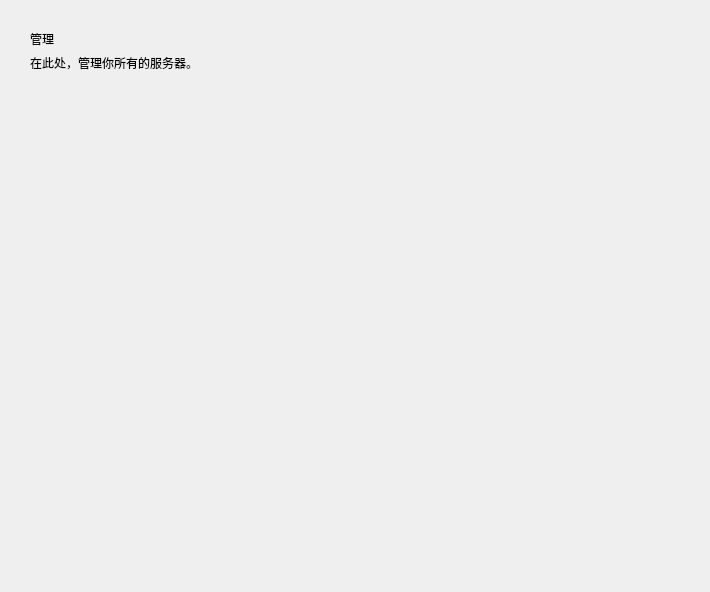
<?xml version="1.0" encoding="UTF-8"?>
<!-- Copyright 2024, MCSL Team, mailto:services@mcsl.com.cn

     Part of "MCSL2", a simple and multifunctional Minecraft server launcher.

     Licensed under the GNU General Public License, Version 3.0, with our
     additional agreements. (the "License");
     you may not use this file except in compliance with the License.
     You may obtain a copy of the License at

        https://github.com/MCSLTeam/MCSL2/raw/master/LICENSE -->


<ui version="4.0">
 <class>ManagerInterface</class>
 <widget class="QFrame" name="ManagerInterface">
  <property name="geometry">
   <rect>
    <x>0</x>
    <y>0</y>
    <width>710</width>
    <height>592</height>
   </rect>
  </property>
  <property name="sizePolicy">
   <sizepolicy hsizetype="Expanding" vsizetype="Expanding">
    <horstretch>0</horstretch>
    <verstretch>0</verstretch>
   </sizepolicy>
  </property>
  <property name="windowTitle">
   <string/>
  </property>
  <layout class="QGridLayout" name="gridLayout">
   <item row="0" column="2">
    <spacer name="topSpacer">
     <property name="orientation">
      <enum>Qt::Vertical</enum>
     </property>
     <property name="sizeType">
      <enum>QSizePolicy::Fixed</enum>
     </property>
     <property name="sizeHint" stdset="0">
      <size>
       <width>20</width>
       <height>10</height>
      </size>
     </property>
    </spacer>
   </item>
   <item row="1" column="0">
    <spacer name="leftSpacer">
     <property name="orientation">
      <enum>Qt::Horizontal</enum>
     </property>
     <property name="sizeType">
      <enum>QSizePolicy::Fixed</enum>
     </property>
     <property name="sizeHint" stdset="0">
      <size>
       <width>10</width>
       <height>20</height>
      </size>
     </property>
    </spacer>
   </item>
   <item row="1" column="2" rowspan="2" colspan="2">
    <widget class="QWidget" name="titleLimitWidget" native="true">
     <layout class="QGridLayout" name="gridLayout_2">
      <item row="0" column="0">
       <widget class="TitleLabel" name="titleLabel">
        <property name="sizePolicy">
         <sizepolicy hsizetype="Preferred" vsizetype="Fixed">
          <horstretch>0</horstretch>
          <verstretch>0</verstretch>
         </sizepolicy>
        </property>
        <property name="text">
         <string>管理</string>
        </property>
       </widget>
      </item>
      <item row="1" column="0">
       <widget class="StrongBodyLabel" name="subTitleLabel">
        <property name="sizePolicy">
         <sizepolicy hsizetype="Preferred" vsizetype="Fixed">
          <horstretch>0</horstretch>
          <verstretch>0</verstretch>
         </sizepolicy>
        </property>
        <property name="text">
         <string>在此处，管理你所有的服务器。</string>
        </property>
        <property name="textFormat">
         <enum>Qt::MarkdownText</enum>
        </property>
       </widget>
      </item>
      <item row="3" column="0">
       <widget class="QStackedWidget" name="stackedWidget">
        <property name="currentIndex">
         <number>0</number>
        </property>
        <widget class="QWidget" name="serversPage">
         <layout class="QVBoxLayout" name="verticalLayout_2">
          <item>
           <widget class="SmoothScrollArea" name="serversSmoothScrollArea">
            <property name="frameShape">
             <enum>QFrame::NoFrame</enum>
            </property>
            <property name="frameShadow">
             <enum>QFrame::Plain</enum>
            </property>
            <property name="verticalScrollBarPolicy">
             <enum>Qt::ScrollBarAsNeeded</enum>
            </property>
            <property name="widgetResizable">
             <bool>true</bool>
            </property>
            <widget class="QWidget" name="serversScrollAreaWidgetContents">
             <property name="geometry">
              <rect>
               <x>0</x>
               <y>0</y>
               <width>640</width>
               <height>452</height>
              </rect>
             </property>
             <layout class="QVBoxLayout" name="verticalLayout"/>
            </widget>
           </widget>
          </item>
         </layout>
        </widget>
        <widget class="QWidget" name="editServerPage">
         <layout class="QGridLayout" name="gridLayout_3">
          <item row="1" column="0">
           <widget class="SmoothScrollArea" name="editServerScrollArea">
            <property name="frameShape">
             <enum>QFrame::NoFrame</enum>
            </property>
            <property name="verticalScrollBarPolicy">
             <enum>Qt::ScrollBarAsNeeded</enum>
            </property>
            <property name="horizontalScrollBarPolicy">
             <enum>Qt::ScrollBarAsNeeded</enum>
            </property>
            <property name="widgetResizable">
             <bool>true</bool>
            </property>
            <widget class="QWidget" name="editServerScrollAreaContents">
             <property name="geometry">
              <rect>
               <x>0</x>
               <y>0</y>
               <width>554</width>
               <height>867</height>
              </rect>
             </property>
             <layout class="QVBoxLayout" name="noobNewServerScrollAreaVerticalLayout_2">
              <item>
               <widget class="QWidget" name="editSetJavaWidget" native="true">
                <property name="sizePolicy">
                 <sizepolicy hsizetype="Expanding" vsizetype="Fixed">
                  <horstretch>0</horstretch>
                  <verstretch>0</verstretch>
                 </sizepolicy>
                </property>
                <property name="minimumSize">
                 <size>
                  <width>0</width>
                  <height>120</height>
                 </size>
                </property>
                <layout class="QGridLayout" name="gridLayout_6">
                 <item row="2" column="2">
                  <widget class="PrimaryPushButton" name="editAutoDetectJavaPrimaryPushBtn">
                   <property name="sizePolicy">
                    <sizepolicy hsizetype="Fixed" vsizetype="Fixed">
                     <horstretch>0</horstretch>
                     <verstretch>0</verstretch>
                    </sizepolicy>
                   </property>
                   <property name="cursor">
                    <cursorShape>PointingHandCursor</cursorShape>
                   </property>
                   <property name="text">
                    <string>自动查找Java</string>
                   </property>
                  </widget>
                 </item>
                 <item row="0" column="0">
                  <widget class="SubtitleLabel" name="editJavaSubtitleLabel">
                   <property name="sizePolicy">
                    <sizepolicy hsizetype="Fixed" vsizetype="Fixed">
                     <horstretch>0</horstretch>
                     <verstretch>0</verstretch>
                    </sizepolicy>
                   </property>
                   <property name="text">
                    <string>Java:</string>
                   </property>
                  </widget>
                 </item>
                 <item row="3" column="2">
                  <widget class="PushButton" name="editJavaListPushBtn">
                   <property name="sizePolicy">
                    <sizepolicy hsizetype="Fixed" vsizetype="Fixed">
                     <horstretch>0</horstretch>
                     <verstretch>0</verstretch>
                    </sizepolicy>
                   </property>
                   <property name="minimumSize">
                    <size>
                     <width>108</width>
                     <height>31</height>
                    </size>
                   </property>
                   <property name="cursor">
                    <cursorShape>PointingHandCursor</cursorShape>
                   </property>
                   <property name="text">
                    <string>Java列表</string>
                   </property>
                  </widget>
                 </item>
                 <item row="2" column="1">
                  <widget class="PrimaryPushButton" name="editManuallyAddJavaPrimaryPushBtn">
                   <property name="sizePolicy">
                    <sizepolicy hsizetype="Fixed" vsizetype="Fixed">
                     <horstretch>0</horstretch>
                     <verstretch>0</verstretch>
                    </sizepolicy>
                   </property>
                   <property name="minimumSize">
                    <size>
                     <width>90</width>
                     <height>0</height>
                    </size>
                   </property>
                   <property name="cursor">
                    <cursorShape>PointingHandCursor</cursorShape>
                   </property>
                   <property name="text">
                    <string>手动导入</string>
                   </property>
                  </widget>
                 </item>
                 <item row="3" column="1">
                  <widget class="PrimaryPushButton" name="editDownloadJavaPrimaryPushBtn">
                   <property name="sizePolicy">
                    <sizepolicy hsizetype="Fixed" vsizetype="Fixed">
                     <horstretch>0</horstretch>
                     <verstretch>0</verstretch>
                    </sizepolicy>
                   </property>
                   <property name="minimumSize">
                    <size>
                     <width>90</width>
                     <height>0</height>
                    </size>
                   </property>
                   <property name="cursor">
                    <cursorShape>PointingHandCursor</cursorShape>
                   </property>
                   <property name="text">
                    <string>下载Java</string>
                   </property>
                  </widget>
                 </item>
                 <item row="2" column="0" rowspan="2">
                  <widget class="TextEdit" name="editJavaTextEdit"/>
                 </item>
                </layout>
               </widget>
              </item>
              <item>
               <widget class="QWidget" name="editSetMemWidget" native="true">
                <property name="sizePolicy">
                 <sizepolicy hsizetype="Expanding" vsizetype="Fixed">
                  <horstretch>0</horstretch>
                  <verstretch>0</verstretch>
                 </sizepolicy>
                </property>
                <layout class="QGridLayout" name="gridLayout_7">
                 <item row="1" column="2">
                  <widget class="SubtitleLabel" name="editToSymbol">
                   <property name="sizePolicy">
                    <sizepolicy hsizetype="Fixed" vsizetype="Preferred">
                     <horstretch>0</horstretch>
                     <verstretch>0</verstretch>
                    </sizepolicy>
                   </property>
                   <property name="text">
                    <string>~</string>
                   </property>
                  </widget>
                 </item>
                 <item row="1" column="4">
                  <widget class="ComboBox" name="editMemUnitComboBox"/>
                 </item>
                 <item row="1" column="3">
                  <widget class="LineEdit" name="editMaxMemLineEdit">
                   <property name="sizePolicy">
                    <sizepolicy hsizetype="Fixed" vsizetype="Fixed">
                     <horstretch>0</horstretch>
                     <verstretch>0</verstretch>
                    </sizepolicy>
                   </property>
                   <property name="minimumSize">
                    <size>
                     <width>0</width>
                     <height>30</height>
                    </size>
                   </property>
                  </widget>
                 </item>
                 <item row="0" column="1">
                  <widget class="SubtitleLabel" name="editMemSubtitleLabel">
                   <property name="sizePolicy">
                    <sizepolicy hsizetype="Fixed" vsizetype="Fixed">
                     <horstretch>0</horstretch>
                     <verstretch>0</verstretch>
                    </sizepolicy>
                   </property>
                   <property name="text">
                    <string>内存:</string>
                   </property>
                  </widget>
                 </item>
                 <item row="1" column="5">
                  <spacer name="editMemSpacer">
                   <property name="orientation">
                    <enum>Qt::Horizontal</enum>
                   </property>
                   <property name="sizeHint" stdset="0">
                    <size>
                     <width>40</width>
                     <height>20</height>
                    </size>
                   </property>
                  </spacer>
                 </item>
                 <item row="1" column="1">
                  <widget class="LineEdit" name="editMinMemLineEdit">
                   <property name="sizePolicy">
                    <sizepolicy hsizetype="Fixed" vsizetype="Fixed">
                     <horstretch>0</horstretch>
                     <verstretch>0</verstretch>
                    </sizepolicy>
                   </property>
                   <property name="minimumSize">
                    <size>
                     <width>0</width>
                     <height>30</height>
                    </size>
                   </property>
                  </widget>
                 </item>
                </layout>
               </widget>
              </item>
              <item>
               <widget class="QWidget" name="editSetCoreWidget" native="true">
                <property name="sizePolicy">
                 <sizepolicy hsizetype="Expanding" vsizetype="Fixed">
                  <horstretch>0</horstretch>
                  <verstretch>0</verstretch>
                 </sizepolicy>
                </property>
                <layout class="QGridLayout" name="gridLayout_8">
                 <item row="1" column="3">
                  <widget class="PrimaryPushButton" name="editDownloadCorePrimaryPushBtn">
                   <property name="sizePolicy">
                    <sizepolicy hsizetype="Fixed" vsizetype="Fixed">
                     <horstretch>0</horstretch>
                     <verstretch>0</verstretch>
                    </sizepolicy>
                   </property>
                   <property name="minimumSize">
                    <size>
                     <width>90</width>
                     <height>0</height>
                    </size>
                   </property>
                   <property name="text">
                    <string>下载核心</string>
                   </property>
                  </widget>
                 </item>
                 <item row="0" column="1">
                  <widget class="SubtitleLabel" name="editCoreSubtitleLabel">
                   <property name="sizePolicy">
                    <sizepolicy hsizetype="Fixed" vsizetype="Fixed">
                     <horstretch>0</horstretch>
                     <verstretch>0</verstretch>
                    </sizepolicy>
                   </property>
                   <property name="text">
                    <string>核心：</string>
                   </property>
                  </widget>
                 </item>
                 <item row="1" column="1">
                  <widget class="LineEdit" name="coreLineEdit"/>
                 </item>
                 <item row="1" column="2">
                  <widget class="PrimaryPushButton" name="editManuallyAddCorePrimaryPushBtn">
                   <property name="sizePolicy">
                    <sizepolicy hsizetype="Fixed" vsizetype="Fixed">
                     <horstretch>0</horstretch>
                     <verstretch>0</verstretch>
                    </sizepolicy>
                   </property>
                   <property name="minimumSize">
                    <size>
                     <width>90</width>
                     <height>0</height>
                    </size>
                   </property>
                   <property name="text">
                    <string>重新导入</string>
                   </property>
                  </widget>
                 </item>
                </layout>
               </widget>
              </item>
              <item>
               <widget class="QWidget" name="editSetDeEncodingWidget" native="true">
                <layout class="QGridLayout" name="gridLayout_9">
                 <item row="2" column="1">
                  <widget class="ComboBox" name="editOutputDeEncodingComboBox">
                   <property name="sizePolicy">
                    <sizepolicy hsizetype="Minimum" vsizetype="Fixed">
                     <horstretch>0</horstretch>
                     <verstretch>0</verstretch>
                    </sizepolicy>
                   </property>
                  </widget>
                 </item>
                 <item row="0" column="0">
                  <widget class="SubtitleLabel" name="editDeEncodingSubtitleLabel">
                   <property name="sizePolicy">
                    <sizepolicy hsizetype="Fixed" vsizetype="Fixed">
                     <horstretch>0</horstretch>
                     <verstretch>0</verstretch>
                    </sizepolicy>
                   </property>
                   <property name="text">
                    <string>编码设置：</string>
                   </property>
                  </widget>
                 </item>
                 <item row="3" column="1">
                  <widget class="ComboBox" name="editInputDeEncodingComboBox">
                   <property name="text">
                    <string/>
                   </property>
                  </widget>
                 </item>
                 <item row="2" column="0">
                  <widget class="StrongBodyLabel" name="editOutputDeEncodingLabel">
                   <property name="sizePolicy">
                    <sizepolicy hsizetype="Fixed" vsizetype="Fixed">
                     <horstretch>0</horstretch>
                     <verstretch>0</verstretch>
                    </sizepolicy>
                   </property>
                   <property name="text">
                    <string>控制台输出编码（优先级高于全局设置）</string>
                   </property>
                  </widget>
                 </item>
                 <item row="3" column="0">
                  <widget class="StrongBodyLabel" name="editInputDeEncodingLabel">
                   <property name="sizePolicy">
                    <sizepolicy hsizetype="Fixed" vsizetype="Fixed">
                     <horstretch>0</horstretch>
                     <verstretch>0</verstretch>
                    </sizepolicy>
                   </property>
                   <property name="text">
                    <string>指令输入编码（优先级高于全局设置）</string>
                   </property>
                  </widget>
                 </item>
                </layout>
               </widget>
              </item>
              <item>
               <widget class="QWidget" name="editSetJVMArgWidget" native="true">
                <layout class="QGridLayout" name="gridLayout_10">
                 <item row="0" column="0">
                  <widget class="SubtitleLabel" name="editJVMArgSubtitleLabel">
                   <property name="sizePolicy">
                    <sizepolicy hsizetype="Fixed" vsizetype="Fixed">
                     <horstretch>0</horstretch>
                     <verstretch>0</verstretch>
                    </sizepolicy>
                   </property>
                   <property name="text">
                    <string>JVM参数：</string>
                   </property>
                  </widget>
                 </item>
                 <item row="1" column="0">
                  <widget class="PlainTextEdit" name="JVMArgPlainTextEdit">
                   <property name="placeholderText">
                    <string>可选，用一个空格分组</string>
                   </property>
                  </widget>
                 </item>
                </layout>
               </widget>
              </item>
              <item>
               <widget class="QWidget" name="editSetServerIconWidget" native="true">
                <layout class="QGridLayout" name="gridLayout_4">
                 <item row="2" column="0" colspan="4">
                  <widget class="BodyLabel" name="tipLabel">
                   <property name="text">
                    <string>提示：此处设置的是服务器在MCSL2中显示的图标，不能代表服务器MOTD的图标。</string>
                   </property>
                  </widget>
                 </item>
                 <item row="4" column="0">
                  <widget class="ComboBox" name="editServerIcon"/>
                 </item>
                 <item row="0" column="0">
                  <widget class="SubtitleLabel" name="editServerIconSubtitleLabel">
                   <property name="sizePolicy">
                    <sizepolicy hsizetype="Fixed" vsizetype="Fixed">
                     <horstretch>0</horstretch>
                     <verstretch>0</verstretch>
                    </sizepolicy>
                   </property>
                   <property name="text">
                    <string>服务器图标：</string>
                   </property>
                  </widget>
                 </item>
                 <item row="4" column="2">
                  <widget class="PixmapLabel" name="editServerPixmapLabel">
                   <property name="sizePolicy">
                    <sizepolicy hsizetype="Fixed" vsizetype="Fixed">
                     <horstretch>0</horstretch>
                     <verstretch>0</verstretch>
                    </sizepolicy>
                   </property>
                   <property name="minimumSize">
                    <size>
                     <width>60</width>
                     <height>60</height>
                    </size>
                   </property>
                   <property name="maximumSize">
                    <size>
                     <width>60</width>
                     <height>60</height>
                    </size>
                   </property>
                  </widget>
                 </item>
                 <item row="4" column="1">
                  <spacer name="horizontalSpacer">
                   <property name="orientation">
                    <enum>Qt::Horizontal</enum>
                   </property>
                   <property name="sizeType">
                    <enum>QSizePolicy::Fixed</enum>
                   </property>
                   <property name="sizeHint" stdset="0">
                    <size>
                     <width>10</width>
                     <height>20</height>
                    </size>
                   </property>
                  </spacer>
                 </item>
                </layout>
               </widget>
              </item>
              <item>
               <widget class="QWidget" name="editSetServerNameWidget" native="true">
                <layout class="QVBoxLayout" name="verticalLayout_5">
                 <item>
                  <widget class="SubtitleLabel" name="editServerNameSubtitleLabel">
                   <property name="sizePolicy">
                    <sizepolicy hsizetype="Fixed" vsizetype="Fixed">
                     <horstretch>0</horstretch>
                     <verstretch>0</verstretch>
                    </sizepolicy>
                   </property>
                   <property name="text">
                    <string>服务器名称：</string>
                   </property>
                  </widget>
                 </item>
                 <item>
                  <widget class="LineEdit" name="editServerNameLineEdit">
                   <property name="sizePolicy">
                    <sizepolicy hsizetype="Expanding" vsizetype="Fixed">
                     <horstretch>0</horstretch>
                     <verstretch>0</verstretch>
                    </sizepolicy>
                   </property>
                   <property name="minimumSize">
                    <size>
                     <width>0</width>
                     <height>30</height>
                    </size>
                   </property>
                   <property name="placeholderText">
                    <string>不能包含非法字符</string>
                   </property>
                  </widget>
                 </item>
                 <item>
                  <widget class="PrimaryPushButton" name="editSaveServerPrimaryPushBtn">
                   <property name="sizePolicy">
                    <sizepolicy hsizetype="Fixed" vsizetype="Fixed">
                     <horstretch>0</horstretch>
                     <verstretch>0</verstretch>
                    </sizepolicy>
                   </property>
                   <property name="minimumSize">
                    <size>
                     <width>130</width>
                     <height>0</height>
                    </size>
                   </property>
                   <property name="text">
                    <string>保存！</string>
                   </property>
                  </widget>
                 </item>
                </layout>
               </widget>
              </item>
              <item>
               <spacer name="editServerScrollAreaSpacer">
                <property name="orientation">
                 <enum>Qt::Vertical</enum>
                </property>
                <property name="sizeHint" stdset="0">
                 <size>
                  <width>20</width>
                  <height>40</height>
                 </size>
                </property>
               </spacer>
              </item>
             </layout>
            </widget>
           </widget>
          </item>
          <item row="0" column="0">
           <widget class="QWidget" name="editServerTitleWidget" native="true">
            <property name="sizePolicy">
             <sizepolicy hsizetype="Preferred" vsizetype="Preferred">
              <horstretch>0</horstretch>
              <verstretch>0</verstretch>
             </sizepolicy>
            </property>
            <layout class="QHBoxLayout" name="horizontalLayout_4">
             <item>
              <widget class="TransparentToolButton" name="editServerBackPushBtn"/>
             </item>
             <item>
              <widget class="SubtitleLabel" name="editServerSubtitleLabel">
               <property name="sizePolicy">
                <sizepolicy hsizetype="Fixed" vsizetype="Fixed">
                 <horstretch>0</horstretch>
                 <verstretch>0</verstretch>
                </sizepolicy>
               </property>
               <property name="text">
                <string>编辑服务器-[服务器名称]</string>
               </property>
              </widget>
             </item>
             <item>
              <spacer name="editServerTitleSpacer">
               <property name="orientation">
                <enum>Qt::Horizontal</enum>
               </property>
               <property name="sizeHint" stdset="0">
                <size>
                 <width>40</width>
                 <height>20</height>
                </size>
               </property>
              </spacer>
             </item>
            </layout>
           </widget>
          </item>
         </layout>
        </widget>
       </widget>
      </item>
     </layout>
    </widget>
   </item>
  </layout>
 </widget>
 <customwidgets>
  <customwidget>
   <class>ComboBox</class>
   <extends>QPushButton</extends>
   <header>qfluentwidgets</header>
  </customwidget>
  <customwidget>
   <class>PushButton</class>
   <extends>QPushButton</extends>
   <header>qfluentwidgets</header>
  </customwidget>
  <customwidget>
   <class>PrimaryPushButton</class>
   <extends>PushButton</extends>
   <header>qfluentwidgets</header>
  </customwidget>
  <customwidget>
   <class>ToolButton</class>
   <extends>QToolButton</extends>
   <header>qfluentwidgets</header>
  </customwidget>
  <customwidget>
   <class>TransparentToolButton</class>
   <extends>ToolButton</extends>
   <header>qfluentwidgets</header>
  </customwidget>
  <customwidget>
   <class>PixmapLabel</class>
   <extends>QLabel</extends>
   <header>qfluentwidgets</header>
  </customwidget>
  <customwidget>
   <class>SmoothScrollArea</class>
   <extends>QScrollArea</extends>
   <header>qfluentwidgets</header>
   <container>1</container>
  </customwidget>
  <customwidget>
   <class>BodyLabel</class>
   <extends>QLabel</extends>
   <header>qfluentwidgets</header>
  </customwidget>
  <customwidget>
   <class>StrongBodyLabel</class>
   <extends>QLabel</extends>
   <header>qfluentwidgets</header>
  </customwidget>
  <customwidget>
   <class>SubtitleLabel</class>
   <extends>QLabel</extends>
   <header>qfluentwidgets</header>
  </customwidget>
  <customwidget>
   <class>TitleLabel</class>
   <extends>QLabel</extends>
   <header>qfluentwidgets</header>
  </customwidget>
  <customwidget>
   <class>LineEdit</class>
   <extends>QLineEdit</extends>
   <header>qfluentwidgets</header>
  </customwidget>
  <customwidget>
   <class>TextEdit</class>
   <extends>QTextEdit</extends>
   <header>qfluentwidgets</header>
  </customwidget>
  <customwidget>
   <class>PlainTextEdit</class>
   <extends>QPlainTextEdit</extends>
   <header>qfluentwidgets</header>
  </customwidget>
 </customwidgets>
 <resources/>
 <connections/>
</ui>
